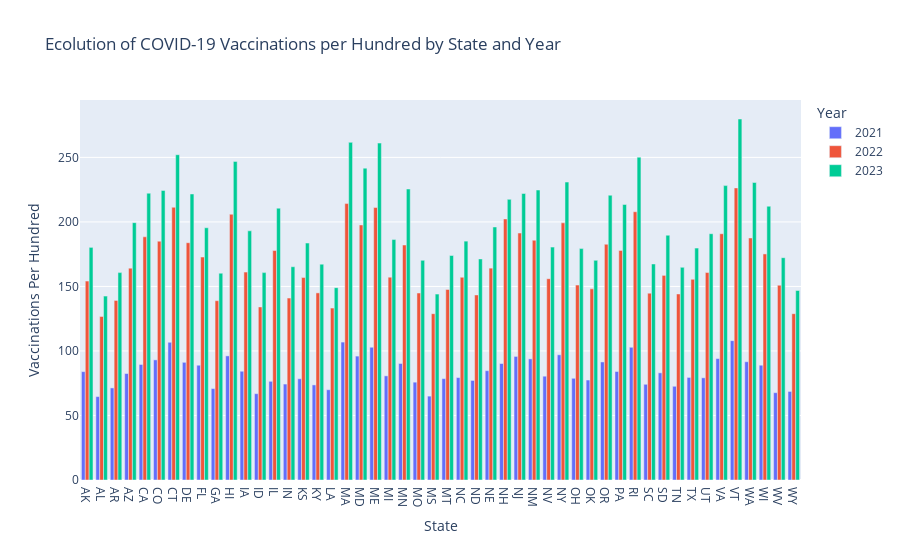

The notebook cell this image was saved under:
### Code cell
#gráfico de barras agrupadas - evolução da vacinação por ano
vaccination_mean["year"] = vaccination_mean["year"].astype(str)

fig = px.bar(vaccination_mean, x="location", y="total_vaccinations_per_hundred", 
             color="year", barmode="group",
             labels={"total_vaccinations_per_hundred": "Vaccinations Per Hundred",
                     "year": "Year", "location": "State"},
             title="Ecolution of COVID-19 Vaccinations per Hundred by State and Year")

fig.show()

### Figure 1 — Plotly figure (JSON) as saved in the notebook; plotly's stock layout.template omitted (floating-point values rounded to 4 significant figures)
{"data": [{"alignmentgroup": "True", "hovertemplate": "Year=2021<br>State=%{x}<br>Vaccinations Per Hundred=%{y}<extra></extra>", "legendgroup": "2021", "marker": {"color": "#636efa", "pattern": {"shape": ""}}, "name": "2021", "offsetgroup": "2021", "orientation": "v", "showlegend": true, "textposition": "auto", "type": "bar", "x": ["AK", "AL", "AR", "AZ", "CA", "CO", "CT", "DE", "FL", "GA", "HI", "IA", "ID", "IL", "IN", "KS", "KY", "LA", "MA", "MD", "ME", "MI", "MN", "MO", "MS", "MT", "NC", "ND", "NE", "NH", "NJ", "NM", "NV", "NY", "OH", "OK", "OR", "PA", "RI", "SC", "SD", "TN", "TX", "UT", "VA", "VT", "WA", "WI", "WV", "WY"], "xaxis": "x", "y": [83.98, 64.64, 71.36, 82.52, 89.53, 93.1, 106.7, 91.2, 88.95, 70.84, 96.18, 84.28, 66.9, 76.48, 74.35, 78.47, 73.7, 69.96, 106.9, 96.01, 102.9, 80.7, 90.3, 75.81, 65.0, 78.56, 79.38, 77.16, 84.72, 90.25, 95.77, 93.86, 80.45, 97.03, 78.82, 77.47, 91.48, 84.09, 102.8, 74.18, 83.05, 72.63, 79.5, 79.19, 94.08, 108.0, 91.65, 88.95, 67.68, 68.63], "yaxis": "y"}, {"alignmentgroup": "True", "hovertemplate": "Year=2022<br>State=%{x}<br>Vaccinations Per Hundred=%{y}<extra></extra>", "legendgroup": "2022", "marker": {"color": "#EF553B", "pattern": {"shape": ""}}, "name": "2022", "offsetgroup": "2022", "orientation": "v", "showlegend": true, "textposition": "auto", "type": "bar", "x": ["AK", "AL", "AR", "AZ", "CA", "CO", "CT", "DE", "FL", "GA", "HI", "IA", "ID", "IL", "IN", "KS", "KY", "LA", "MA", "MD", "ME", "MI", "MN", "MO", "MS", "MT", "NC", "ND", "NE", "NH", "NJ", "NM", "NV", "NY", "OH", "OK", "OR", "PA", "RI", "SC", "SD", "TN", "TX", "UT", "VA", "VT", "WA", "WI", "WV", "WY"], "xaxis": "x", "y": [154.1, 126.8, 139.1, 164.2, 188.5, 185.1, 211.3, 183.9, 172.8, 139.0, 205.9, 161.1, 134.1, 177.8, 141.0, 156.9, 145.0, 133.2, 214.2, 197.6, 211.1, 157.2, 182.1, 144.9, 128.9, 147.7, 157.1, 143.4, 164.2, 202.3, 191.4, 185.8, 156.0, 199.3, 151.1, 148.1, 182.7, 177.9, 207.9, 144.8, 158.6, 144.2, 155.5, 160.8, 190.9, 226.3, 187.6, 175.2, 151.0, 128.9], "yaxis": "y"}, {"alignmentgroup": "True", "hovertemplate": "Year=2023<br>State=%{x}<br>Vaccinations Per Hundred=%{y}<extra></extra>", "legendgroup": "2023", "marker": {"color": "#00cc96", "pattern": {"shape": ""}}, "name": "2023", "offsetgroup": "2023", "orientation": "v", "showlegend": true, "textposition": "auto", "type": "bar", "x": ["AK", "AL", "AR", "AZ", "CA", "CO", "CT", "DE", "FL", "GA", "HI", "IA", "ID", "IL", "IN", "KS", "KY", "LA", "MA", "MD", "ME", "MI", "MN", "MO", "MS", "MT", "NC", "ND", "NE", "NH", "NJ", "NM", "NV", "NY", "OH", "OK", "OR", "PA", "RI", "SC", "SD", "TN", "TX", "UT", "VA", "VT", "WA", "WI", "WV", "WY"], "xaxis": "x", "y": [180.3, 142.5, 160.7, 199.4, 222.3, 224.4, 252.1, 221.7, 195.5, 160.2, 246.9, 193.1, 160.7, 210.7, 165.3, 183.6, 167.3, 149.1, 261.6, 241.7, 261.1, 186.3, 225.5, 170.2, 144.0, 174.0, 185.1, 171.3, 196.1, 217.5, 222.0, 224.7, 180.5, 230.9, 179.3, 170.2, 220.7, 213.5, 250.2, 167.4, 189.7, 164.8, 179.7, 190.9, 228.1, 279.8, 230.5, 212.2, 172.3, 146.9], "yaxis": "y"}], "layout": {"barmode": "group", "legend": {"title": {"text": "Year"}, "tracegroupgap": 0}, "title": {"text": "Ecolution of COVID-19 Vaccinations per Hundred by State and Year"}, "xaxis": {"anchor": "y", "domain": [0, 1], "title": {"text": "State"}}, "yaxis": {"anchor": "x", "domain": [0, 1], "title": {"text": "Vaccinations Per Hundred"}}}}
